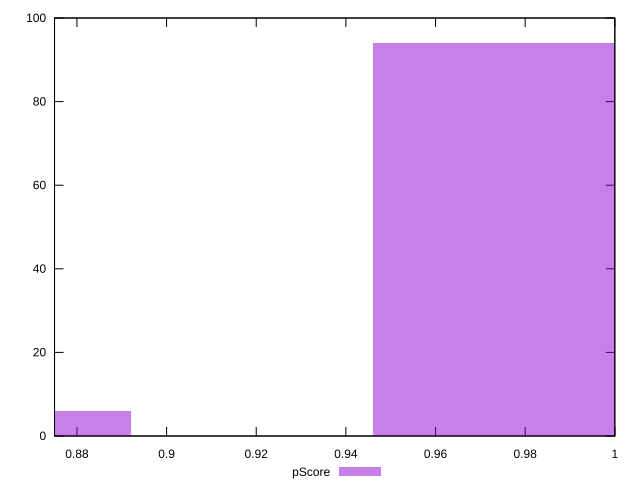

Source code (gnuplot):
reset

$pScore <<EOF
0.8650273258908141 6
0.9731557416271659 94
EOF

set key outside below
set boxwidth 0.05406420786817588
set xrange [0.875:1]
set yrange [0:100]
set trange [0:100]
set style fill transparent solid 0.5 noborder
set terminal svg size 640, 490 enhanced background rgb 'white'
set output "report_00023_2021-02-20T12:14:57.249Z/uses-http2/samples/pages+cached+noadtech+nomedia+nocss/pScore/histogram.svg"

plot $pScore title "pScore" with boxes

reset
